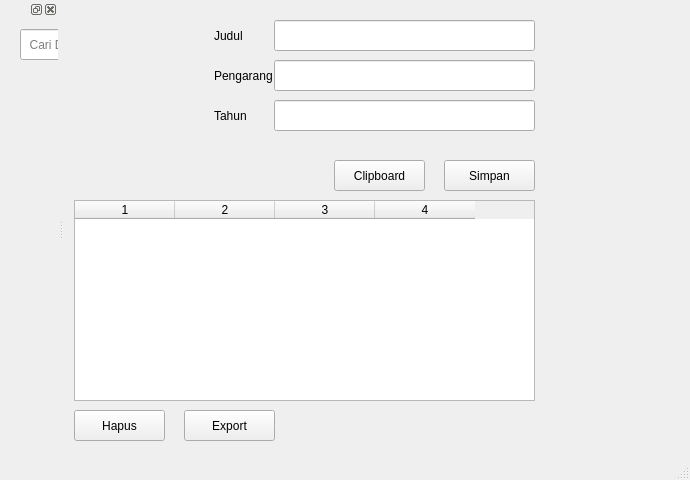
<?xml version="1.0" encoding="UTF-8"?>
<ui version="4.0">
 <class>mainWindow</class>
 <widget class="QMainWindow" name="mainWindow">
  <property name="geometry">
   <rect>
    <x>0</x>
    <y>0</y>
    <width>690</width>
    <height>480</height>
   </rect>
  </property>
  <property name="windowTitle">
   <string>MainWindow</string>
  </property>
  <widget class="QWidget" name="centralwidget">
   <widget class="QLabel" name="label">
    <property name="geometry">
     <rect>
      <x>150</x>
      <y>20</y>
      <width>61</width>
      <height>31</height>
     </rect>
    </property>
    <property name="text">
     <string>Judul</string>
    </property>
   </widget>
   <widget class="QLabel" name="label_2">
    <property name="geometry">
     <rect>
      <x>150</x>
      <y>60</y>
      <width>61</width>
      <height>31</height>
     </rect>
    </property>
    <property name="text">
     <string>Pengarang</string>
    </property>
   </widget>
   <widget class="QLabel" name="label_3">
    <property name="geometry">
     <rect>
      <x>150</x>
      <y>100</y>
      <width>61</width>
      <height>31</height>
     </rect>
    </property>
    <property name="text">
     <string>Tahun</string>
    </property>
   </widget>
   <widget class="QPushButton" name="simpan">
    <property name="geometry">
     <rect>
      <x>380</x>
      <y>160</y>
      <width>91</width>
      <height>31</height>
     </rect>
    </property>
    <property name="text">
     <string>Simpan</string>
    </property>
   </widget>
   <widget class="QTableWidget" name="tabel">
    <property name="geometry">
     <rect>
      <x>10</x>
      <y>200</y>
      <width>461</width>
      <height>201</height>
     </rect>
    </property>
    <property name="rowCount">
     <number>0</number>
    </property>
    <property name="columnCount">
     <number>4</number>
    </property>
    <attribute name="horizontalHeaderVisible">
     <bool>true</bool>
    </attribute>
    <attribute name="horizontalHeaderCascadingSectionResizes">
     <bool>false</bool>
    </attribute>
    <attribute name="verticalHeaderShowSortIndicator" stdset="0">
     <bool>false</bool>
    </attribute>
    <column/>
    <column/>
    <column/>
    <column/>
   </widget>
   <widget class="QPushButton" name="hapus">
    <property name="geometry">
     <rect>
      <x>10</x>
      <y>410</y>
      <width>91</width>
      <height>31</height>
     </rect>
    </property>
    <property name="text">
     <string>Hapus</string>
    </property>
   </widget>
   <widget class="QPushButton" name="exportCSV">
    <property name="geometry">
     <rect>
      <x>120</x>
      <y>410</y>
      <width>91</width>
      <height>31</height>
     </rect>
    </property>
    <property name="text">
     <string>Export</string>
    </property>
   </widget>
   <widget class="QPushButton" name="pasteClipboard">
    <property name="geometry">
     <rect>
      <x>270</x>
      <y>160</y>
      <width>91</width>
      <height>31</height>
     </rect>
    </property>
    <property name="text">
     <string>Clipboard</string>
    </property>
   </widget>
   <widget class="QLineEdit" name="judul">
    <property name="geometry">
     <rect>
      <x>210</x>
      <y>20</y>
      <width>261</width>
      <height>31</height>
     </rect>
    </property>
   </widget>
   <widget class="QLineEdit" name="pengarang">
    <property name="geometry">
     <rect>
      <x>210</x>
      <y>60</y>
      <width>261</width>
      <height>31</height>
     </rect>
    </property>
   </widget>
   <widget class="QLineEdit" name="tahun">
    <property name="geometry">
     <rect>
      <x>210</x>
      <y>100</y>
      <width>261</width>
      <height>31</height>
     </rect>
    </property>
   </widget>
  </widget>
  <widget class="QMenuBar" name="menubar">
   <property name="geometry">
    <rect>
     <x>0</x>
     <y>0</y>
     <width>690</width>
     <height>18</height>
    </rect>
   </property>
  </widget>
  <widget class="QStatusBar" name="statusbar"/>
  <widget class="QDockWidget" name="dockSearch">
   <attribute name="dockWidgetArea">
    <number>1</number>
   </attribute>
   <widget class="QWidget" name="dockWidgetContents_2">
    <widget class="QLineEdit" name="pencarian">
     <property name="geometry">
      <rect>
       <x>20</x>
       <y>10</y>
       <width>171</width>
       <height>31</height>
      </rect>
     </property>
     <property name="placeholderText">
      <string>  Cari Data</string>
     </property>
    </widget>
   </widget>
  </widget>
 </widget>
 <resources/>
 <connections/>
</ui>
